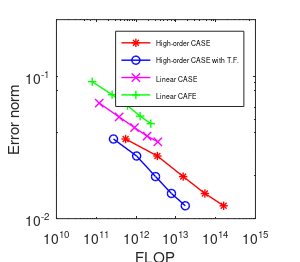

Here is the MATLAB script that generated this plot:
close all
BASEELE=7312;
pdt=[8.70518e-06,5.29987e-06,3.56347e-06,2.55908e-06,1.92626e-06];
hdt=[1.59649e-05,1.19737e-05,9.57894e-06,7.98245e-06,6.8421e-06];
hdt_fem=[2.39473e-05,1.79605e-05,1.43684e-05,1.19737e-05,1.02631e-05]; 
NINT=[4:8]; % Refinement level from 3 to 7
N8bench=[0.036263492040220,0.027551477879473,0.019753145927593,0.015023438422813,0.012317065304608;0.064794423362128,0.051802318238374,0.043613520187149,0.037987302138569,0.034656284250918;0.091690568746068,0.074268552291392,0.062154801229703,0.052514900065207,0.046469364318648];
%High-order SEM; Linear SEM; Linear FEM
nnode=[210226,490637,949336,1630195,2577086]';
SEMnotensor = BASEELE*(2*NINT.^6-NINT.^3);   %SEM before tensor contraction
SEMtensor = (12*BASEELE*NINT.^4+15*NINT.^3*BASEELE); %SEM after tensor contraction
BASEELE=(NINT-1).^3*BASEELE;
SEM_linear=BASEELE*(2*2^6-2^3);  
FEM=BASEELE*(2*2^6-2^3); 
tterm=0.08;
pndt=round(tterm./pdt);
hndt=round(tterm./hdt);
hndt_fem=round(tterm./hdt_fem);
SEMnotensoroc=SEMnotensor.*pndt;
SEMtensoroc=SEMtensor.*pndt;
SEM_linearoc=SEM_linear.*hndt;
FEMoc=FEM.*hndt_fem;
loglog(SEMnotensoroc(:),N8bench(1,:),'-*r','LineWidth',1.0);
hold on
loglog(SEMtensoroc(:),N8bench(1,:),'-ob','LineWidth',1.0);
hold on
loglog(SEM_linearoc(:),N8bench(2,:),'-xm','LineWidth',1.0);
hold on
loglog(FEMoc(:),N8bench(3,:),'-+g','LineWidth',1.0);
hold on 
%xlim([1e10,5e14]);
ylim([1e-2,0.25]);
% yconst(1:10000)=0.1; 
% xconst(1:10000)=linspace(0,max(SEMnotensoroc),10000);
% plot(xconst(:),yconst(:),'-.k','LineWidth',1.0);
lg=legend('High-order CASE','High-order CASE with T.F.','Linear CASE','Linear CAFE','Location','northeast');
set(lg,'FontSize',5)
lb1=xlabel('FLOP');
lb2=ylabel('Error norm');
% set(lb1,'FontSize',20);
% set(lb2,'FontSize',20);
axis square
set(gca,'fontsize',10)
set(gcf,'PaperPosition',[0 0 3 2.62]);
set(gcf,'PaperSize',[3 2.62])
print(1,'-r300', '-dpdf',strcat('1'))
